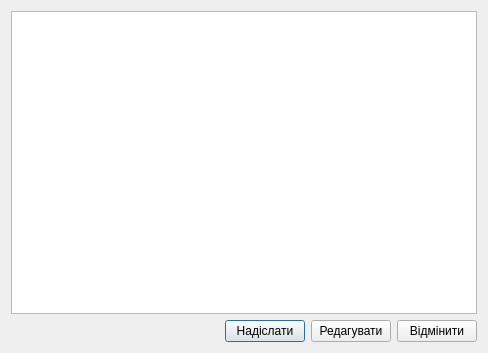
<?xml version="1.0" encoding="UTF-8"?>
<ui version="4.0">
 <class>EmailPreviewWindow</class>
 <widget class="QDialog" name="EmailPreviewWindow">
  <property name="geometry">
   <rect>
    <x>0</x>
    <y>0</y>
    <width>488</width>
    <height>353</height>
   </rect>
  </property>
  <property name="windowTitle">
   <string>Попередній перегляд листа перед відправкою</string>
  </property>
  <property name="windowIcon">
   <iconset resource="../resources.qrc">
    <normaloff>:/office/icons/lgeoffice_gpt_24x24.png</normaloff>:/office/icons/lgeoffice_gpt_24x24.png</iconset>
  </property>
  <layout class="QVBoxLayout" name="verticalLayout">
   <item>
    <widget class="QTextEdit" name="txtEmail">
     <property name="readOnly">
      <bool>true</bool>
     </property>
    </widget>
   </item>
   <item>
    <layout class="QHBoxLayout" name="horizontalLayout">
     <item>
      <spacer name="horizontalSpacer">
       <property name="orientation">
        <enum>Qt::Orientation::Horizontal</enum>
       </property>
       <property name="sizeHint" stdset="0">
        <size>
         <width>40</width>
         <height>20</height>
        </size>
       </property>
      </spacer>
     </item>
     <item>
      <widget class="QPushButton" name="btnSend">
       <property name="text">
        <string>Надіслати</string>
       </property>
       <property name="checkable">
        <bool>true</bool>
       </property>
      </widget>
     </item>
     <item>
      <widget class="QPushButton" name="btnEdit">
       <property name="text">
        <string>Редагувати</string>
       </property>
      </widget>
     </item>
     <item>
      <widget class="QPushButton" name="btnCancel">
       <property name="text">
        <string>Відмінити</string>
       </property>
      </widget>
     </item>
    </layout>
   </item>
  </layout>
 </widget>
 <resources>
  <include location="../resources.qrc"/>
 </resources>
 <connections/>
</ui>
